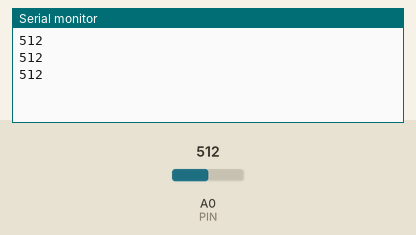
Simulated run of this sketch. Board: Arduino Uno, built with avr-gcc and run on an emulated ATmega328P. Parts: the last lines printed to the serial monitor. Inputs (shaded band) come from the test bench; at power-on: A0 (PIN) = 512.

Above: at 1.3 s.
1.4 s: A0 (PIN) set to 716
At 1.9 s:
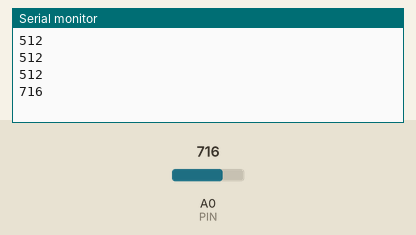
2.9 s: A0 (PIN) set to 900
At 3.4 s:
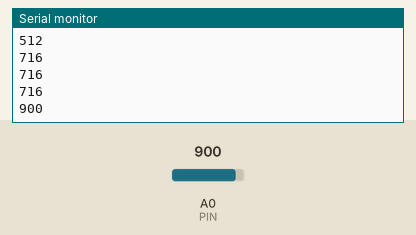
Timing chart, 0 to 5.9 s (numbered marks = the images above; inputs shaded):
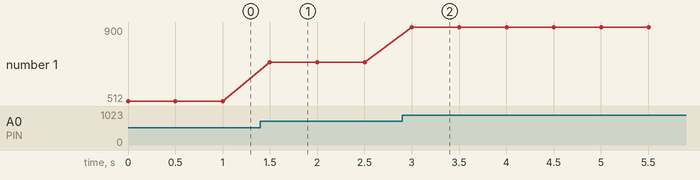

Measured:
- after the input at 1.4 s, the serial monitor: prints a new line after 0.10 s (image 1)
- after the input at 2.9 s, the serial monitor: prints a new line after 0.10 s (image 2)
- plotted number 1: 512 → 716 after the input at 1.4 s, 716 → 900 after the input at 2.9 s

The sketch:

cds_test.ino
```cpp
#define PIN A0

void setup() {
  Serial.begin(9600);
}

void loop() {
  Serial.println(analogRead(PIN));

  delay(500);
}
```
